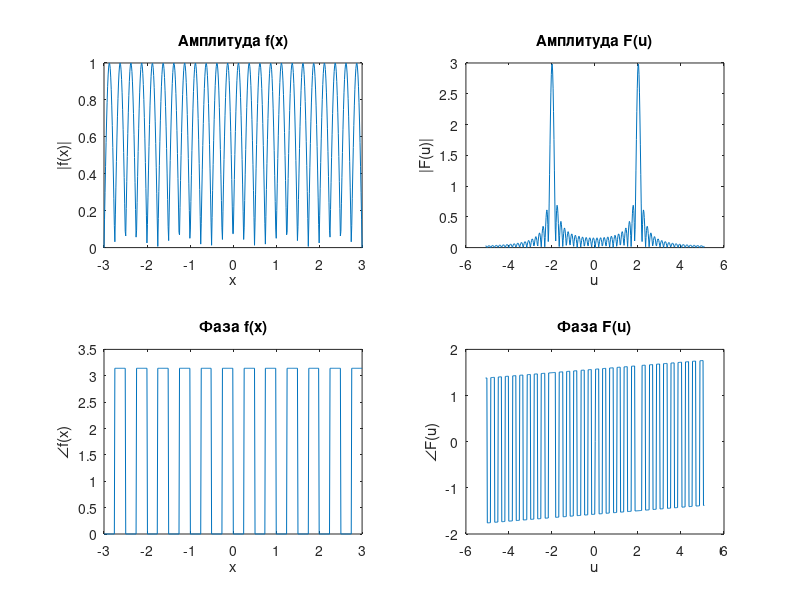

The MATLAB script that drew this image:

% Для аналитики применить не финитное
% преобразование. Использовать свойства
% преобразования Фурье.
% Параметры
N = 500; % Размерность вектора f
M = 4096; % Размерность после дополнения нулями
a = 3;
hx = 2 * a / N; % Шаг по x
input_field = @(x) sin(4*pi*x);

% Шаг 1: Дискретизация входной функции f(x)
x = linspace(-a, a, N);
f = input_field(x);

% Шаг 2: Дополнение вектора f нулями до размерности M
f_padded = [zeros(1, (M-N)/2), f, zeros(1, (M-N)/2)];

% Шаг 3: Разбить вектор f на две половины и поменять их местами
f_swapped = [f_padded((M/2+1):end), f_padded(1:(M/2))];

% Шаг 4: Выполнить БПФ от f и умножить результат на шаг hx
F = fft(f_swapped) * hx;

% Шаг 5: Разбить вектор F на две половины и поменять их местами
F = [F((M/2+1):end), F(1:(M/2))];

% Шаг 6: «Вырезать» центральную часть вектора F, оставив центральные N элементов
F = F((M/2-N/2+1):(M/2+N/2));

% Шаг 7: Пересчитать область задания функции Fa(u) по формуле (7)
b = N^2 / (4 * a * M);
u = linspace(-b, b, N);

% Вывод результатов
figure;
subplot(2,2,1);
plot(x, abs(f));
title('Амплитуда f(x)');
xlabel('x');
ylabel('|f(x)|');

subplot(2,2,3);
plot(x, angle(f));
title('Фаза f(x)');
xlabel('x');
ylabel('∠f(x)');

subplot(2,2,2);
plot(u, abs(F));
title('Амплитуда F(u)');
xlabel('u');
ylabel('|F(u)|');

subplot(2,2,4);
plot(u, angle(F));
title('Фаза F(u)');
xlabel('u');
ylabel('∠F(u)');